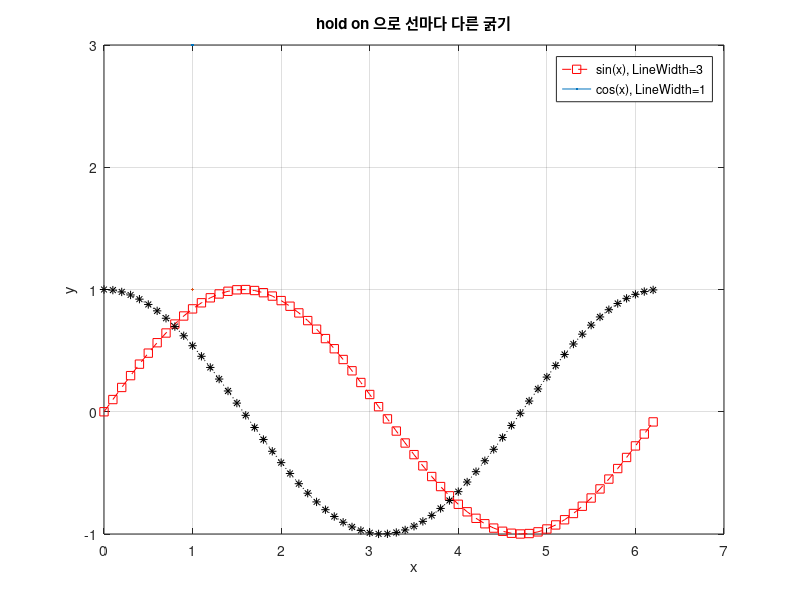

This figure's MATLAB source: (Note: this script raises an error after producing the figure.)
% sol0501_5.m - 연습문제 5.1.2-2 선마다 다른 LineWidth
% Name=Value 는 그 plot 호출의 '모든' 선에 같이 적용된다.
% 따라서 선마다 굵기를 달리하려면 plot 을 나눠 부르고 hold on 으로 겹쳐야 한다.
clear; clc; close all

x = 0:0.1:2*pi;

plot(x, sin(x), "--rs", LineWidth=3)
hold on
plot(x, cos(x), ":k*",  LineWidth=1)
hold off

title("hold on 으로 선마다 다른 굵기")
xlabel("x"), ylabel("y"), grid on
legend("sin(x), LineWidth=3", "cos(x), LineWidth=1")

theme(gcf, "light")
exportgraphics(gcf, "../../textbook/ch05/img/sol0501_5.png")
